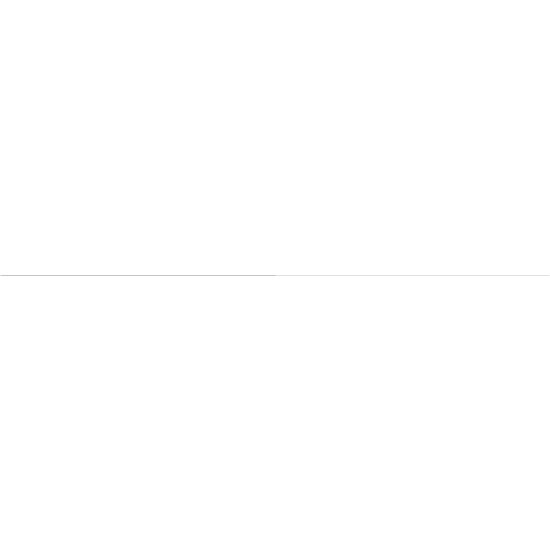
Frame 1 (no input)
Frame 60 (the mouse pressed at the canvas centre just before this capture): identical to frame 1, image omitted
Frame 120 (the mouse held since frame 60 and released just before this capture): blank canvas, image omitted

The Processing sketch that drew this single still picture (run headless with seeded random() and noise(); from frame 60 on, the mouse is pressed at the canvas centre):

// Processing sketch: P_2_0_01
// ── P_2_0_01.pde
// P_2_0_01.pde
//
// Generative Gestaltung, ISBN: 978-3-87439-759-9
// First Edition, Hermann Schmidt, Mainz, 2009
// Hartmut Bohnacker, Benedikt Gross, Julia Laub, Claudius Lazzeroni
// Copyright 2009 Hartmut Bohnacker, Benedikt Gross, Julia Laub, Claudius Lazzeroni
//
// http://www.generative-gestaltung.de
//
// Licensed under the Apache License, Version 2.0 (the "License");
// you may not use this file except in compliance with the License.
// You may obtain a copy of the License at http://www.apache.org/licenses/LICENSE-2.0
// Unless required by applicable law or agreed to in writing, software
// distributed under the License is distributed on an "AS IS" BASIS,
// WITHOUT WARRANTIES OR CONDITIONS OF ANY KIND, either express or implied.
// See the License for the specific language governing permissions and
// limitations under the License.

/**
 * drawing a filled circle with lines.
 *
 * MOUSE
 * position x          : length
 * position y          : thickness and number of lines
 */

void setup(){
  size(550, 550);
}

void draw(){
  strokeCap(SQUARE);
  smooth();
  noFill();
  background(255);
  translate(width/2,height/2);

  int circleResolution = (int) map(mouseY, 0,height, 2,80);
  float radius = mouseX-width/2 + 0.5;
  float angle = TWO_PI/circleResolution;

  strokeWeight(mouseY/20);

  beginShape();
  for (int i=0; i<=circleResolution; i++){
    float x = cos(angle*i) * radius;
    float y = sin(angle*i) * radius;
    line(0, 0, x, y);
    // vertex(x, y);
  }
  endShape();
}
